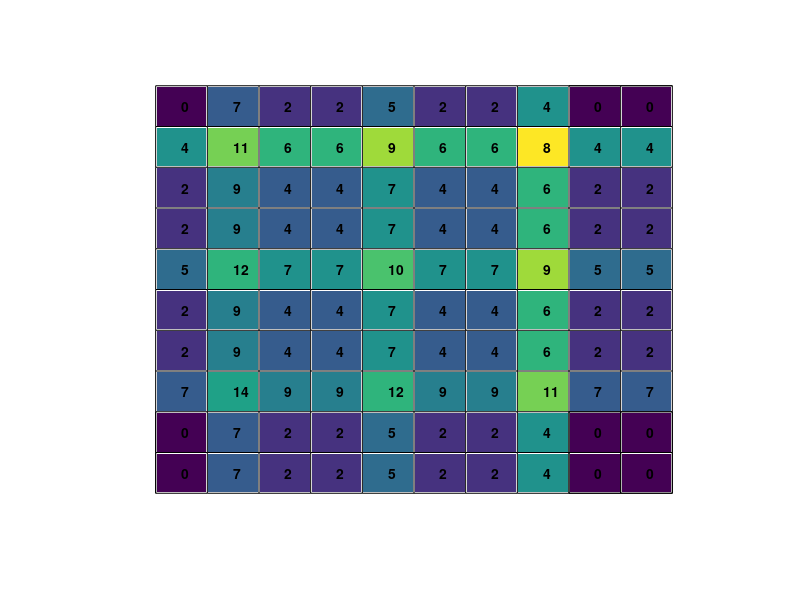

Recreate this plot in MATLAB.
clc
clear 
close all


%%
[X,Y]=meshgrid(1:11);
figure; hold on;
plot(X,Y,'k');
plot(Y,X,'k');axis off

% draw binary shape
N=zeros(10,10);
N(2:5,2:8) = 1;
N(2:8,5:8) = 1;
% where to write text
x=linspace(1.5,10.5,10);
y=linspace(1.5,10.5,10);

% voting
I = zeros(11,11);
for n=2:9
    for p=2:9
        mask = N(n-1:n+1,p-1:p+1);
        if (sum(mask(:)) ~= 9 && N(n,p) == 1)
            %is boundary
            I(n,:) = I(n,:)+1;
            I(:,p) = I(:,p)+1;
        end
    end
end


surface(I);
h=linspace(0.5,1,64);
h=[h',h',h'];
%set(gcf,'Colormap',h);

for n=1:10
    for p=1:10
        text(y(n),x(p),num2str( I(n,p) ),'FontWeight','bold');
    end
end
% fill up cells 


view(0,-90)